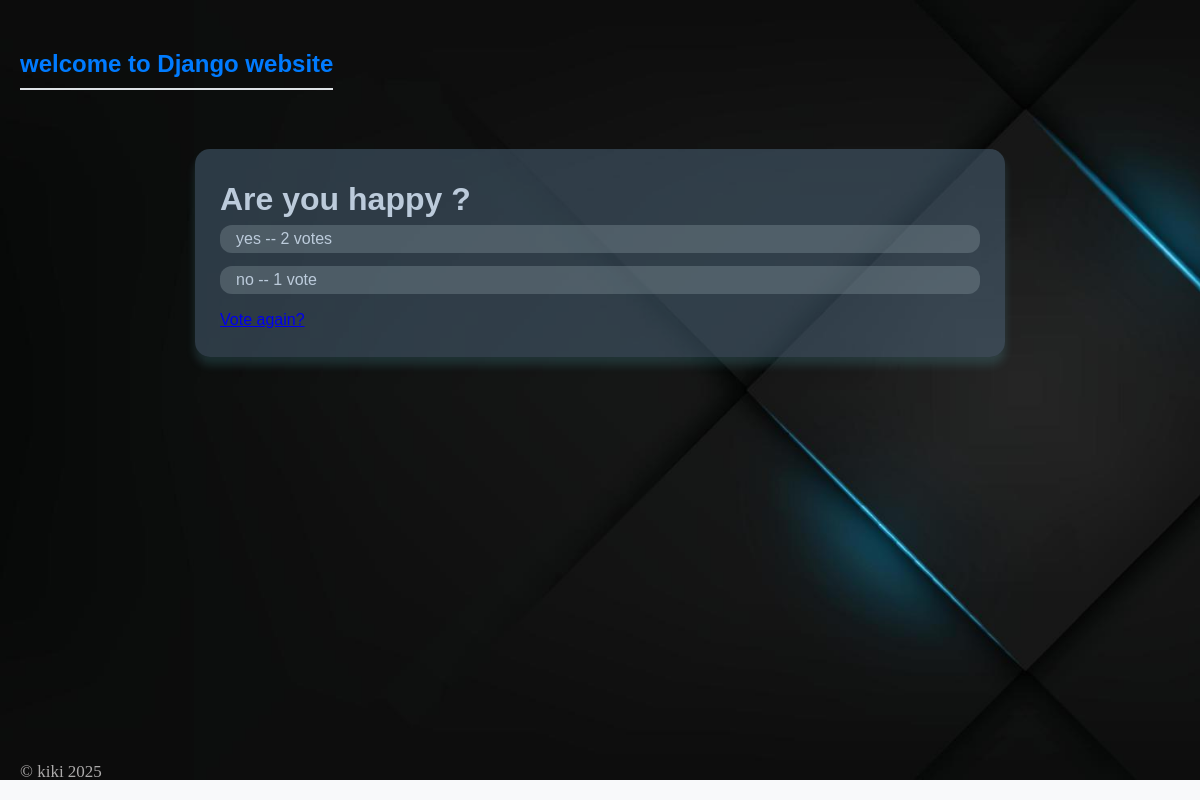
/3/results/, run on an earlier commit of the app's database.
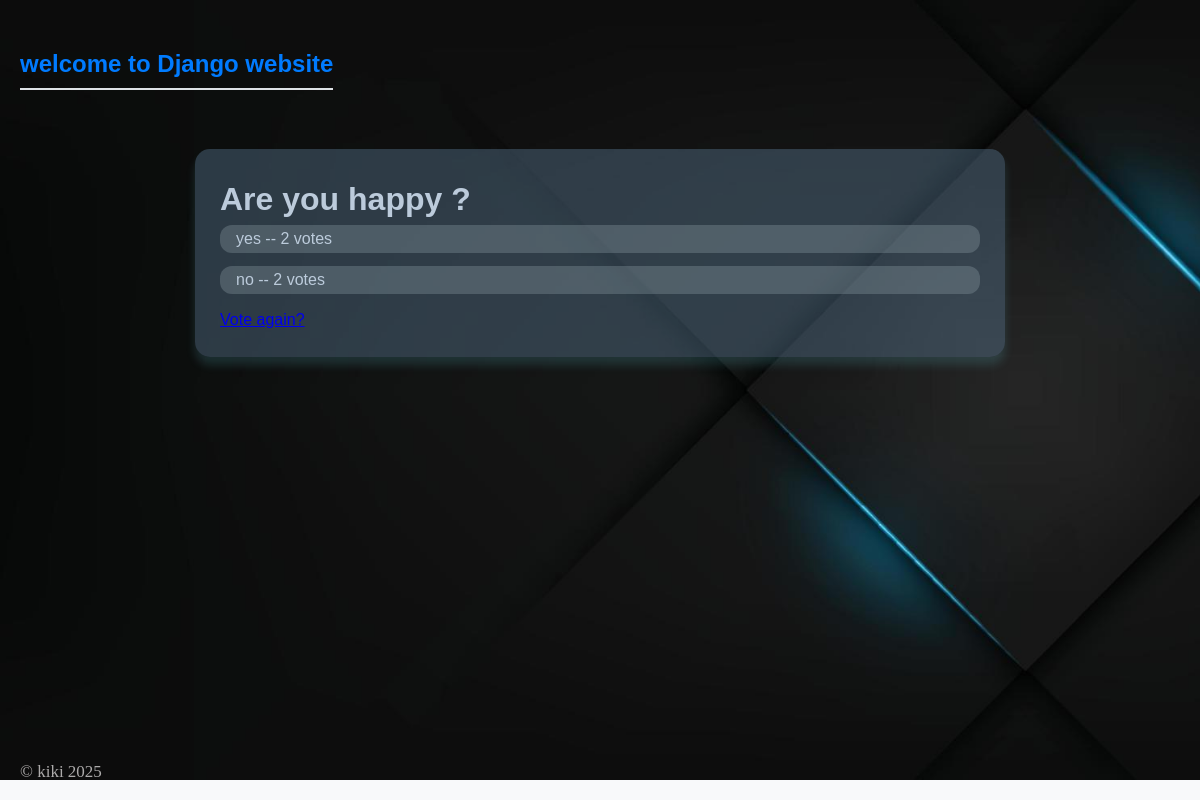
And on a later commit of the database.
### polls/models.py (models this page shows, shortened)
class Choice(models.Model):
    question = models.ForeignKey(Question , on_delete=models.CASCADE) # this will define relation between Question & Choice classes
    choice_text = models.CharField(max_length=200)
    votes = models.IntegerField(default=0)

### polls/views.py (the view)
# urls.py: path("<int:pk>/results/", views.ResultsView.as_view(), name="results"),
class ResultsView(generic.DetailView):
     model = Question
     template_name = "polls/results.html"

### polls/templates/polls/results.html
{% extends 'polls/main.html' %}
{% block content %}
    <h1>{{ question.question_text }}</h1>
    <ul>
    {% for choice in question.choice_set.all %}
        <li>{{ choice.choice_text }} -- {{ choice.votes }} vote{{ choice.votes|pluralize }}</li>
    {% endfor %}
    </ul>
    <a href="{% url 'polls:detail' question.id %}">Vote again?</a>
{% endblock %}

What changed in the data, as far as the page shows it:
changed Choice "no": votes "1" → "2"
